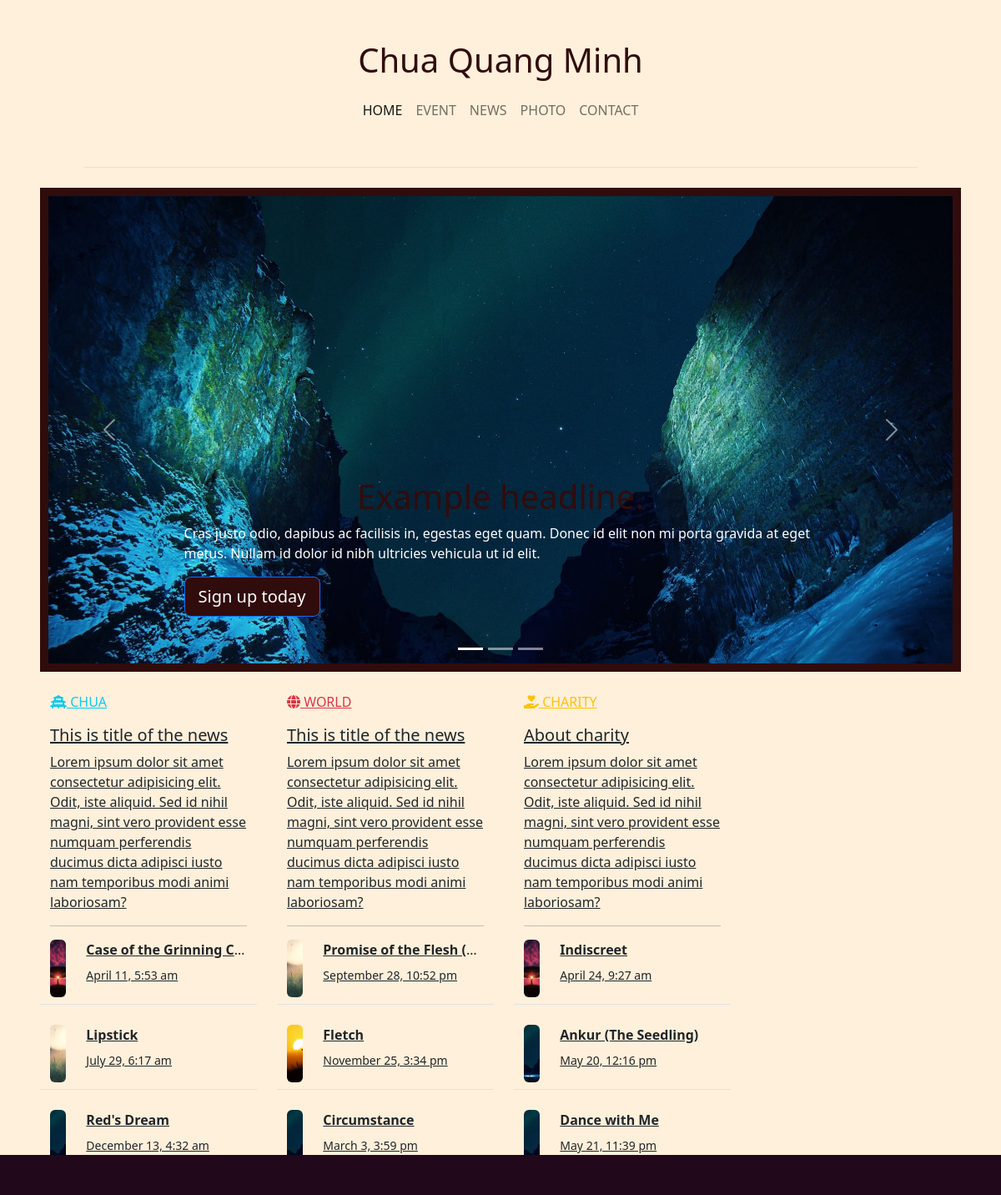
The page / on the database its author committed.
### tables this page shows
CREATE TABLE News
(
    newsID      INT AUTO_INCREMENT NOT NULL PRIMARY KEY,
    title       VARCHAR(255),
    author      VARCHAR(255),
    description VARCHAR(255),
    paragraph   TEXT,
    timeUpdated TIMESTAMP,
    saveDraft   BOOLEAN,
    banner      VARCHAR(500),
    newsTypeID  INT                NOT NULL,
    FOREIGN KEY (newsTypeID) REFERENCES NewsType (newsTypeID)
);

### model/HomeModel.php (called while the page is built, shortened)
<?php
$HomeModel = new HomeModel();

### controller/HomeController.php (called while the page is built)
<?php
$chuaResult = $conn->query($HomeModel->latestChua);
$worldResult = $conn->query($HomeModel->latestWorld);
$charityResult = $conn->query($HomeModel->latestCharity);

### view/home.php (the view, shortened to what this page needs)
<?php
require("rootPath.php");
require $rootPath . "model/HomeModel.php";
require $rootPath . "controller/HomeController.php";
?>
<div class="container-fluid">
    <div class="row d-flex justify-content-center align-items-center">
        <div class="carousel slide col-12 carousel-deco" id="myCarousel" data-ride="carousel">
            <ol class="carousel-indicators">
                <li data-target="#myCarousel" data-slide-to="0" class="active"></li>
                <li data-target="#myCarousel" data-slide-to="1"></li>
                <li data-target="#myCarousel" data-slide-to="2"></li>
            </ol>
            <div class="carousel-inner">
                <div class="carousel-item active">
                    <img class="d-block w-100" src="assets/gallery/image3.jpg" alt="Second slide">
                    <div class="container">
                        <div class="carousel-caption text-left">
                            <h1>Example headline.</h1>
                            <p>Cras justo odio, dapibus ac facilisis in, egestas eget quam. Donec id elit non mi porta
                                gravida at eget metus. Nullam id dolor id nibh ultricies vehicula ut id elit.</p>
                            <p><a class="btn btn-lg btn-primary" href="#" role="button">Sign up today</a></p>
                        </div>
                    </div>
                </div>
            </div>
            <a class="carousel-control-prev" href="#myCarousel" role="button" data-slide="prev">
                <span class="carousel-control-prev-icon" aria-hidden="true"></span>
            </a>
            <a class="carousel-control-next" href="#myCarousel" role="button" data-slide="next">
                <span class="carousel-control-next-icon" aria-hidden="true"></span>
            </a>
        </div>
    </div>
</div>
<br>
<div class="container-fluid">
    <div class="row">
        <div class="col-lg-9 m-15px-tb">
            <div class="row">
                <section>
                    <div class="row gx-lg-5">
                        <div class="col-lg-4 col-md-12 mb-4 mb-lg-0">
                            <div>
                                <div class="row mb-3">
                                    <div class="col-6">
                                        <a href="" class="text-info">
                                            <i class="fa-solid fa-vihara"></i>
                                            CHUA
                                        </a>
                                    </div>
                                </div>
                                <a href="" class="text-dark">
                                    <h5>This is title of the news</h5>
                                    <p>
                                        Lorem ipsum dolor sit amet consectetur adipisicing elit. Odit, iste aliquid.
                                        Sed
                                        id nihil magni, sint vero provident esse numquam perferendis ducimus dicta
                                        adipisci iusto nam temporibus modi animi laboriosam?
                                    </p>
                                </a>
                                <hr/>
                                <?php
                                foreach ($chuaResult as $row) {
                                    ?>
                                    <a href="/article?newsID=<?php echo $row['newsID']; ?>" class="text-dark">
                                        <div class="row mb-4 border-bottom pb-2">
                                            <div class="col-2">
                                                <img src="assets/banner/<?php echo $row['banner'] ?>"
                                                     class="img-fluid-small shadow-1-strong rounded h-100 d-inline-block"
                                                     alt=""/>
                                            </div>
                                            <div class="col-10">
                                                <p class="mb-2 block text-truncate">
                                                    <strong><?php echo $row['title'] ?></strong></p>
                                                <p>
                                                    <small><?php
                                                        $today = date("F j, g:i a", strtotime($row['timeUpdated']));
                                                        echo $today;
                                                        ?></small>
                                                </p>
                                            </div>
                                        </div>
                                    </a>
                                    <?php
                                }
                                ?>
                            </div>
                        </div>
                        <div class="col-lg-4 col-md-2 mb-4 mb-lg-0">
                            <div>
                                <div class="row mb-3">
                                    <div class="col-6">
                                        <a href="" class="text-danger">
                                            <i class="fa-solid fa-globe"></i>
                                            WORLD
                                        </a>
                                    </div>
                                </div>
                                <a href="" class="text-dark">
                                    <h5>This is title of the news</h5>
                                    <p>
                                        Lorem ipsum dolor sit amet consectetur adipisicing elit. Odit, iste aliquid.
                                        Sed
                                        id nihil magni, sint vero provident esse numquam perferendis ducimus dicta
                                        adipisci iusto nam temporibus modi animi laboriosam?
                                    </p>
                                </a>
                                <hr/>
                                <?php
                                foreach ($worldResult as $row) {
                                    ?>
                                    <a href="/article?newsID=<?php echo $row['newsID']; ?>" class="text-dark">
                                        <div class="row mb-4 border-bottom pb-2">
                                            <div class="col-2">
                                                <img src="assets/banner/<?php echo $row['banner'] ?>"
                                                     class="img-fluid-small shadow-1-strong rounded h-100 d-inline-block"
                                                     alt=""/>
                                            </div>
                                            <div class="col-10">
                                                <p class="mb-2 block text-truncate">
                                                    <strong><?php echo $row['title'] ?></strong></p>
                                                <p>
                                                    <small> <?php
                                                        $today = date("F j, g:i a", strtotime($row['timeUpdated']));
                                                        echo $today;
                                                        ?></small>
                                                </p>
                                            </div>
                                        </div>
                                    </a>
                                    <?php
                                }
                                ?>
                            </div>
                        </div>
                        <div class="col-lg-4 col-md-6 mb-4 mb-lg-0">
                            <div>
                                <div class="row mb-3">
                                    <div class="col-6">
                                        <a href="" class="text-warning">
                                            <i class="fa-solid fa-hand-holding-heart"></i>
                                            CHARITY
                                        </a>
                                    </div>
                                </div>
                                <a href="" class="text-dark">
                                    <h5>About charity</h5>
                                    <p>
                                        Lorem ipsum dolor sit amet consectetur adipisicing elit. Odit, iste aliquid.
                                        Sed
                                        id nihil magni, sint vero provident esse numquam perferendis ducimus dicta
                                        adipisci iusto nam temporibus modi animi laboriosam?
                                    </p>
                                </a>
                                <hr/>
                                <?php
                                foreach ($charityResult as $row) {
                                    ?>
                                    <a href="/article?newsID=<?php echo $row['newsID']; ?>" class="text-dark">
                                        <div class="row mb-4 border-bottom pb-2">
                                            <div class="col-2">
                                                <img src="assets/banner/<?php echo $row['banner'] ?>"
                                                     class="img-fluid-small shadow-1-strong rounded h-100 d-inline-block"
                                                     alt=""/>
                                            </div>
                                            <div class="col-10">
                                                <p class="mb-2 block text-truncate">
                                                    <strong><?php echo $row['title'] ?></strong></p>
                                                <p>
                                                    <small> <?php
                                                        $today = date("F j, g:i a", strtotime($row['timeUpdated']));
                                                        echo $today;
                                                        ?></small>
                                                </p>
                                            </div>
                                        </div>
                                    </a>
                                    <?php
                                }
                                ?>
                            </div>
                        </div>
                    </div>
                </section>
            </div>
        </div>
        <div class="col-lg-3 m-15px-tb blog-aside">
            <div class="widget-latest-post">
                <div class="widget-body bg-transparent">
                </div>
            </div>
        </div>
    </div>
</div>

### view/_partials/links.php (shortened to what this page needs)
<head>
    <link href="https://stackpath.bootstrapcdn.com/bootstrap/4.3.1/css/bootstrap.min.css" rel="stylesheet">
    <link href="https://cdn.jsdelivr.net/npm/bootstrap@5.2.2/dist/css/bootstrap.min.css" rel="stylesheet"
>
    <link rel="stylesheet" href="styles/index.css">
</head>

### view/_partials/header.php (shortened to what this page needs)
        <div class="nav-border border-bottom .navbar-expand" style="margin: 0px 100px 0px 100px;">
            <div class="col-sm">
                <div class="container logo-wrap">
                    <div class="row pt-5">
                        <div class="col-12 text-center">
                            <h1 class="site-logo">Chua Quang Minh</h1>
                        </div>
                    </div>
                    <nav class="navbar navbar-expand-lg rounded">
                        <div class="collapse navbar-collapse" id="navbarsExample09">
                            <ul class="navbar-nav mx-auto">
                                <li class="nav-item">
                                    <a class="nav-link active" href="/home">HOME</a>
                                </li>
                                <li class="nav-item">
                                    <a class="nav-link" href="/event">EVENT</a>
                                <li class="nav-item">
                                    <a class="nav-link" href="/news">NEWS</a>
                                </li>
                                <li class="nav-item">
                                    <a class="nav-link" href="/photo">PHOTO</a>
                                </li>
                                <li class="nav-item dropdown">
                                    <a class="nav-link" href="/contact">CONTACT</a>
                                </li>
                            </ul>
                        </div>
                    </nav>
            </div>
        </div>
</div>

### index.php (shortened to what this page needs)
<?php
include("view/_partials/links.php");
include("view/_partials/header.php");
?>
<div class="main-page mx-5">
    <br>
    <?php
    require("router.php");
    ?>
</div>
<?php
include("view/_partials/footer.php");
?>

### router.php (shortened to what this page needs)
<?php
$urlpath = parse_url($_SERVER['REQUEST_URI'], PHP_URL_PATH);
$regex = '/.+?(?=.php|\?)/';
preg_match($regex, $urlpath, $parsedRequest);
if (isset($parsedRequest[0])) {
    $toCheck = $parsedRequest[0];
} else {
    $toCheck = $urlpath;
}
$view = match ($toCheck) {
    '' => '/view/home.php',
    '/' => '/view/home.php',
    '/home' => '/view/home.php',
    '/event' => '/view/event.php',
    '/news' => '/view/news.php',
    '/photo' => '/view/photo.php',
    '/contact' => '/view/contact.php',
    '/article' => '/view/article.php',
    '/login' => '/view/login.php',
    '/logout' => '/View/_partials/logout.php',
    default => null
};
if ($view !== null) {
    require __DIR__ . $view;
} else {
    require __DIR__ . '/view/404.php';
}

### view/_partials/footer.php
<footer class="text-center text-white fixed-bottom" style="background-color: #21081a;">
    <div class="container p-4"></div>
</footer>

### styles/index.css (style rules this page uses)
.btn { background-color: #310c0c; color: white; }
h1 { color: #310c0c; text-align: center; }
.blog-aside .widget-body { padding: 15px; }
img { max-width: 100%; }
img { vertical-align: middle; border-style: none; }
nav { margin-bottom: 40px; }
.carousel .carousel-item { height: 35rem; }
.carousel-deco { background-color: #310c0c; padding: 10px; }
.img-fluid-small { float: left; width: 5rem; height: 4rem; object-fit: cover; }

### rows shown on the page
news: banner (picture), title "Case of the Grinning C…", timeUpdated "April 11, 5:53 am"
news: banner (picture), title "Lipstick", timeUpdated "July 29, 6:17 am"
news: banner (picture), title "Red's Dream", timeUpdated "December 13, 4:32 am"
news: banner (picture), title "Promise of the Flesh (…", timeUpdated "September 28, 10:52 pm"
news: banner (picture), title "Fletch", timeUpdated "November 25, 3:34 pm"
news: banner (picture), title "Circumstance", timeUpdated "March 3, 3:59 pm"
news: banner (picture), title "Indiscreet", timeUpdated "April 24, 9:27 am"
news: banner (picture), title "Ankur (The Seedling)", timeUpdated "May 20, 12:16 pm"
news: banner (picture), title "Dance with Me", timeUpdated "May 21, 11:39 pm"
